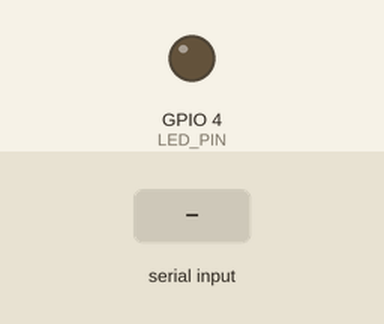
Bench run of a sketch on a simulated ESP32. On the bench: output pins drawn as LEDs (lit = HIGH). The test bench sets the inputs (shaded band).

Above: at 1.2 s.
1.3 s: "30,150\n" received over Serial
2.8 s: "1\n" received over Serial
At 3.5 s:
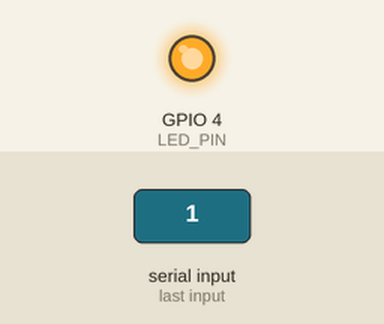
4.3 s: "90,45\n" received over Serial
At 4.7 s:
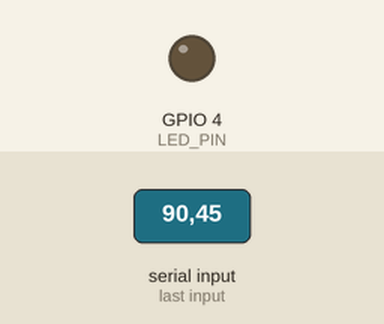
Timing chart, 0 to 7.3 s (numbered marks = the images above; inputs shaded):
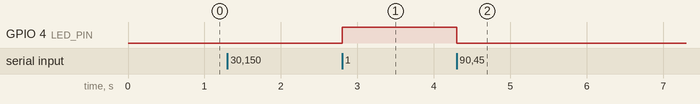

The sketch:

ArduinoKod.ino
```cpp
// Dasduino connect plus (ljubicasti)  // Arduinu MKR1000 (plavi)
//#include<ESP32Servo.h>               // #include<Servo.h>
#define LED_PIN 4                      // #define LED_PIN 4
#define TEMP_PIN 32                    // #define TEMP_PIN A0
#define ANALOG_RANGE 4095.0            // #define ANALOG_RANGE 4095.0

//Servo servo;

void setup() {
  pinMode(LED_PIN, OUTPUT);

  Serial.begin(9600);
}

void loop() {
  if(Serial.available() > 0) {
    int num = Serial.read() - '0';

    switch (num) {
      case 0:
        digitalWrite(LED_PIN, LOW);
        break;
      case 1:
        digitalWrite(LED_PIN, HIGH);
        break;
      case 2: {
        int analogValue = analogRead(TEMP_PIN);  // vrijednost od 0-1024 koja odgovara naponu od 0-3.3V
        float voltage = analogValue * 3.3 / ANALOG_RANGE;  // pretvaramo ocitanu vrijednost u napon
        //  pretvorba napona u stupnjeve Celzijuse:
        //  0.5V odgovara temperaturi od 0°C, a svaki volt odgovara rasponu od 100°C
        int deg = round((voltage - 0.5) * 100.0);
        Serial.println(deg);

        break;
      }
      case 3:
        break;
      case 4:
        break;
    }
  }
}
```

Measured:
- after the input at 2.8 s, GPIO 4 (LED_PIN): LOW → HIGH at once
- after the input at 4.3 s, GPIO 4 (LED_PIN): HIGH → LOW at once
